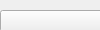
     <widget class="QWidget" name="meat">
      <property name="geometry">
       <rect>
        <x>0</x>
        <y>0</y>
        <width>100</width>
        <height>30</height>
       </rect>
      </property>
      <attribute name="label">
       <string>Meat</string>
      </attribute>
      <widget class="QWidget" name="gridLayoutWidget_2">
       <property name="geometry">
        <rect>
         <x>0</x>
         <y>10</y>
         <width>451</width>
         <height>421</height>
        </rect>
       </property>
       <layout class="QGridLayout" name="gridLayout_2">
        <item row="3" column="0">
         <widget class="QLabel" name="label_12">
          <property name="font">
           <font>
            <pointsize>17</pointsize>
           </font>
          </property>
          <property name="text">
           <string>Pork</string>
          </property>
          <property name="alignment">
           <set>Qt::AlignCenter</set>
          </property>
         </widget>
        </item>
        <item row="2" column="1">
         <widget class="QPushButton" name="turkeyButton">
          <property name="styleSheet">
           <string notr="true">background-color: rgb(255, 255, 255);</string>
          </property>
          <property name="text">
           <string/>
          </property>
          <property name="icon">
           <iconset>
            <normaloff>Images/meat/turkey.jpg</normaloff>Images/meat/turkey.jpg</iconset>
          </property>
          <property name="iconSize">
           <size>
            <width>150</width>
            <height>150</height>
           </size>
          </property>
          <property name="checkable">
           <bool>true</bool>
          </property>
         </widget>
        </item>
        <item row="1" column="1">
         <widget class="QLabel" name="label_11">
          <property name="font">
           <font>
            <pointsize>17</pointsize>
           </font>
          </property>
          <property name="text">
           <string>Fish</string>
          </property>
          <property name="alignment">
           <set>Qt::AlignCenter</set>
          </property>
         </widget>
        </item>
        <item row="2" column="0">
         <widget class="QPushButton" name="porkButton">
          <property name="text">
           <string/>
          </property>
          <property name="icon">
           <iconset>
            <normaloff>Images/meat/pork.jpg</normaloff>Images/meat/pork.jpg</iconset>
          </property>
          <property name="iconSize">
           <size>
            <width>150</width>
            <height>150</height>
           </size>
          </property>
          <property name="checkable">
           <bool>true</bool>
          </property>
         </widget>
        </item>
        <item row="0" column="1">
         <widget class="QPushButton" name="fishButton">
          <property name="text">
           <string/>
          </property>
          <property name="icon">
           <iconset>
            <normaloff>Images/meat/fis.jpg</normaloff>Images/meat/fis.jpg</iconset>
          </property>
          <property name="iconSize">
           <size>
            <width>150</width>
            <height>150</height>
           </size>
          </property>
          <property name="checkable">
           <bool>true</bool>
          </property>
         </widget>
        </item>
        <item row="3" column="1">
         <widget class="QLabel" name="label_10">
          <property name="font">
           <font>
            <pointsize>17</pointsize>
           </font>
          </property>
          <property name="text">
           <string>Turkey</string>
          </property>
          <property name="alignment">
           <set>Qt::AlignCenter</set>
          </property>
         </widget>
        </item>
        <item row="0" column="0">
         <widget class="QPushButton" name="chickenButton">
          <property name="text">
           <string/>
          </property>
          <property name="icon">
           <iconset>
            <normaloff>Images/meat/chick.jpg</normaloff>Images/meat/chick.jpg</iconset>
          </property>
          <property name="iconSize">
           <size>
            <width>150</width>
            <height>150</height>
           </size>
          </property>
          <property name="checkable">
           <bool>true</bool>
          </property>
         </widget>
        </item>
        <item row="1" column="0">
         <widget class="QLabel" name="label_9">
          <property name="font">
           <font>
            <pointsize>17</pointsize>
           </font>
          </property>
          <property name="text">
           <string>Chicken</string>
          </property>
          <property name="alignment">
           <set>Qt::AlignCenter</set>
          </property>
         </widget>
        </item>
       </layout>
      </widget>
     </widget>
